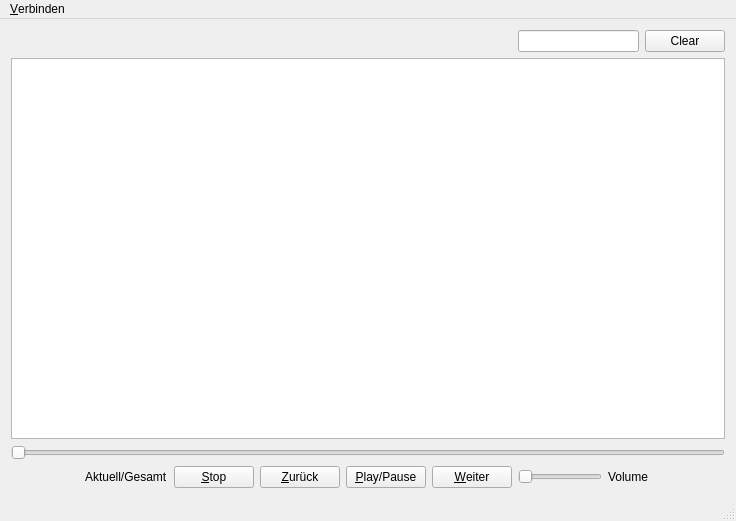
<?xml version="1.0" encoding="UTF-8"?>
<ui version="4.0">
 <class>ArkEchoPlayerViewClass</class>
 <widget class="QMainWindow" name="ArkEchoPlayerViewClass">
  <property name="geometry">
   <rect>
    <x>0</x>
    <y>0</y>
    <width>736</width>
    <height>521</height>
   </rect>
  </property>
  <property name="windowTitle">
   <string>ArkEchoPlayerView</string>
  </property>
  <widget class="QWidget" name="centralWidget">
   <layout class="QGridLayout" name="gridLayout">
    <item row="0" column="0" colspan="2">
     <spacer name="horizontalSpacer_3">
      <property name="orientation">
       <enum>Qt::Horizontal</enum>
      </property>
      <property name="sizeHint" stdset="0">
       <size>
        <width>477</width>
        <height>22</height>
       </size>
      </property>
     </spacer>
    </item>
    <item row="0" column="2">
     <layout class="QHBoxLayout" name="horizontalLayout_4">
      <item>
       <widget class="QLineEdit" name="leFilter"/>
      </item>
      <item>
       <widget class="QPushButton" name="pbFilterClear">
        <property name="text">
         <string>Clear</string>
        </property>
       </widget>
      </item>
     </layout>
    </item>
    <item row="1" column="0" colspan="3">
     <widget class="QTableWidget" name="twTrackList"/>
    </item>
    <item row="2" column="0" colspan="3">
     <widget class="QSlider" name="sliderDuration">
      <property name="maximum">
       <number>100</number>
      </property>
      <property name="orientation">
       <enum>Qt::Horizontal</enum>
      </property>
     </widget>
    </item>
    <item row="3" column="0">
     <layout class="QHBoxLayout" name="horizontalLayout_2">
      <item>
       <spacer name="horizontalSpacer">
        <property name="orientation">
         <enum>Qt::Horizontal</enum>
        </property>
        <property name="sizeHint" stdset="0">
         <size>
          <width>74</width>
          <height>20</height>
         </size>
        </property>
       </spacer>
      </item>
      <item>
       <widget class="QLabel" name="lblDuration">
        <property name="text">
         <string>Aktuell/Gesamt</string>
        </property>
       </widget>
      </item>
      <item>
       <widget class="QPushButton" name="pbStop">
        <property name="text">
         <string>&amp;Stop</string>
        </property>
       </widget>
      </item>
     </layout>
    </item>
    <item row="3" column="1">
     <layout class="QHBoxLayout" name="horizontalLayout">
      <item>
       <widget class="QPushButton" name="pbBackward">
        <property name="text">
         <string>&amp;Zurück</string>
        </property>
       </widget>
      </item>
      <item>
       <widget class="QPushButton" name="pbPlay_Pause">
        <property name="text">
         <string>&amp;Play/Pause</string>
        </property>
       </widget>
      </item>
      <item>
       <widget class="QPushButton" name="pbForward">
        <property name="text">
         <string>&amp;Weiter</string>
        </property>
       </widget>
      </item>
     </layout>
    </item>
    <item row="3" column="2">
     <layout class="QHBoxLayout" name="horizontalLayout_3">
      <item>
       <widget class="QSlider" name="sliderVolume">
        <property name="sizePolicy">
         <sizepolicy hsizetype="Fixed" vsizetype="Fixed">
          <horstretch>0</horstretch>
          <verstretch>0</verstretch>
         </sizepolicy>
        </property>
        <property name="maximum">
         <number>100</number>
        </property>
        <property name="orientation">
         <enum>Qt::Horizontal</enum>
        </property>
       </widget>
      </item>
      <item>
       <widget class="QLabel" name="lblVolume">
        <property name="text">
         <string>Volume</string>
        </property>
       </widget>
      </item>
      <item>
       <spacer name="horizontalSpacer_2">
        <property name="orientation">
         <enum>Qt::Horizontal</enum>
        </property>
        <property name="sizeHint" stdset="0">
         <size>
          <width>73</width>
          <height>20</height>
         </size>
        </property>
       </spacer>
      </item>
     </layout>
    </item>
   </layout>
  </widget>
  <widget class="QMenuBar" name="menuBar">
   <property name="geometry">
    <rect>
     <x>0</x>
     <y>0</y>
     <width>736</width>
     <height>21</height>
    </rect>
   </property>
   <property name="nativeMenuBar">
    <bool>false</bool>
   </property>
   <widget class="QMenu" name="menuVerbinden">
    <property name="title">
     <string>&amp;Verbinden</string>
    </property>
    <addaction name="actionManuelle_Verbindung"/>
    <addaction name="actionQR_Code_Verbindung"/>
   </widget>
   <addaction name="menuVerbinden"/>
  </widget>
  <widget class="QStatusBar" name="statusBar"/>
  <action name="actionManuelle_Verbindung">
   <property name="text">
    <string>&amp;Manuelle Verbindung</string>
   </property>
  </action>
  <action name="actionQR_Code_Verbindung">
   <property name="text">
    <string>&amp;QR-Code Verbindung</string>
   </property>
  </action>
 </widget>
 <layoutdefault spacing="6" margin="11"/>
 <resources/>
 <connections/>
</ui>
